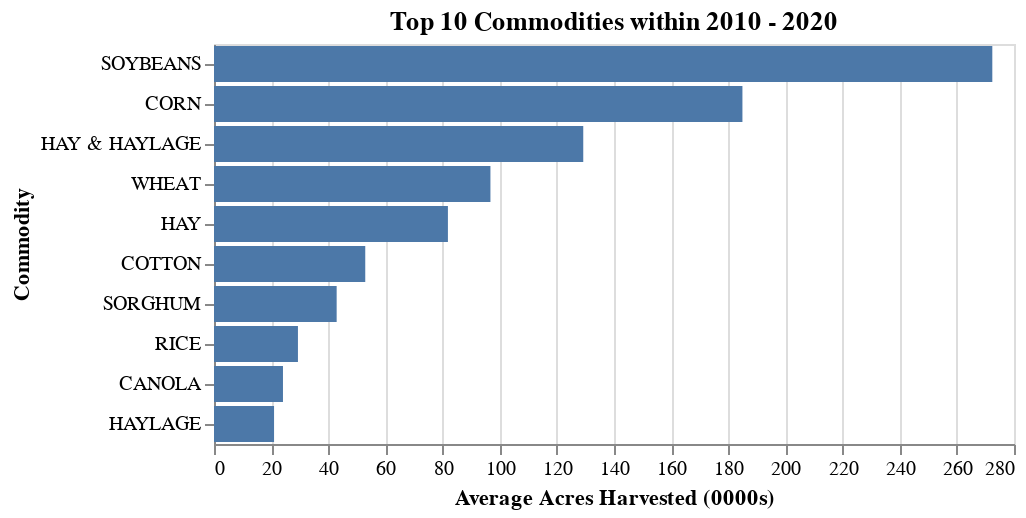

The notebook cell this image was saved under:
### Code cell
alt.themes.enable('fivethirtyeight')

source = top_commodities()


bar = alt.Chart(source, title='Top 10 Commodities within 2010 - 2020').mark_bar().encode(
    x='Average Acres Harvested (0000s):Q',
    y=alt.Y('Commodity:N', sort='-x')
).transform_window(
    rank='rank(Average Acres Harvested (0000s))',
    sort=[alt.SortField('Average Acres Harvested (0000s)', order='descending')]
).transform_filter(
    (alt.datum.rank < 11)
)

bar

### Figure 1 — Vega-Lite specification as saved in the notebook (floating-point values rounded to 4 significant figures)
{"usermeta": {"embedOptions": {"theme": "fivethirtyeight"}}, "config": {"view": {"continuousWidth": 400, "continuousHeight": 300}}, "data": {"name": "data-0d119e6e1604a1e8f133284ec1565cf1"}, "mark": "bar", "encoding": {"x": {"field": "Average Acres Harvested (0000s)", "type": "quantitative"}, "y": {"field": "Commodity", "sort": "-x", "type": "nominal"}}, "title": "Top 10 Commodities within 2010 - 2020", "transform": [{"window": [{"op": "rank", "field": "Average Acres Harvested (0000s)", "as": "rank"}], "sort": [{"field": "Average Acres Harvested (0000s)", "order": "descending"}]}, {"filter": "(datum.rank < 11)"}], "$schema": "https://vega.github.io/schema/vega-lite/v4.17.0.json", "datasets": {"data-0d119e6e1604a1e8f133284ec1565cf1": [{"Commodity": "SOYBEANS", "Average Acres Harvested (0000s)": 272.4}, {"Commodity": "CORN", "Average Acres Harvested (0000s)": 184.9}, {"Commodity": "HAY & HAYLAGE", "Average Acres Harvested (0000s)": 129.2}, {"Commodity": "WHEAT", "Average Acres Harvested (0000s)": 96.75}, {"Commodity": "HAY", "Average Acres Harvested (0000s)": 81.87}, {"Commodity": "COTTON", "Average Acres Harvested (0000s)": 52.94}, {"Commodity": "SORGHUM", "Average Acres Harvested (0000s)": 42.93}, {"Commodity": "RICE", "Average Acres Harvested (0000s)": 29.38}, {"Commodity": "CANOLA", "Average Acres Harvested (0000s)": 24.14}, {"Commodity": "HAYLAGE", "Average Acres Harvested (0000s)": 21.02}, {"Commodity": "SUGARCANE", "Average Acres Harvested (0000s)": 20.59}, {"Commodity": "LENTILS", "Average Acres Harvested (0000s)": 14.66}, {"Commodity": "BARLEY", "Average Acres Harvested (0000s)": 14.66}, {"Commodity": "PEANUTS", "Average Acres Harvested (0000s)": 14.36}, {"Commodity": "MILLET", "Average Acres Harvested (0000s)": 13.83}, {"Commodity": "SUNFLOWER", "Average Acres Harvested (0000s)": 11.98}, {"Commodity": "PEAS", "Average Acres Harvested (0000s)": 11.4}, {"Commodity": "SUGARBEETS", "Average Acres Harvested (0000s)": 10.76}, {"Commodity": "FLAXSEED", "Average Acres Harvested (0000s)": 9.23}, {"Commodity": "BEANS", "Average Acres Harvested (0000s)": 4.58}, {"Commodity": "RYE", "Average Acres Harvested (0000s)": 4.22}, {"Commodity": "OATS", "Average Acres Harvested (0000s)": 4.2}, {"Commodity": "CHICKPEAS", "Average Acres Harvested (0000s)": 3.55}, {"Commodity": "SAFFLOWER", "Average Acres Harvested (0000s)": 2.81}, {"Commodity": "TOBACCO", "Average Acres Harvested (0000s)": 2.56}, {"Commodity": "MUSTARD", "Average Acres Harvested (0000s)": 2.26}, {"Commodity": "MINT", "Average Acres Harvested (0000s)": 0.8}, {"Commodity": "LEGUMES", "Average Acres Harvested (0000s)": 0.66}, {"Commodity": "HOPS", "Average Acres Harvested (0000s)": 0.23}, {"Commodity": "TARO", "Average Acres Harvested (0000s)": 0.04}]}}
